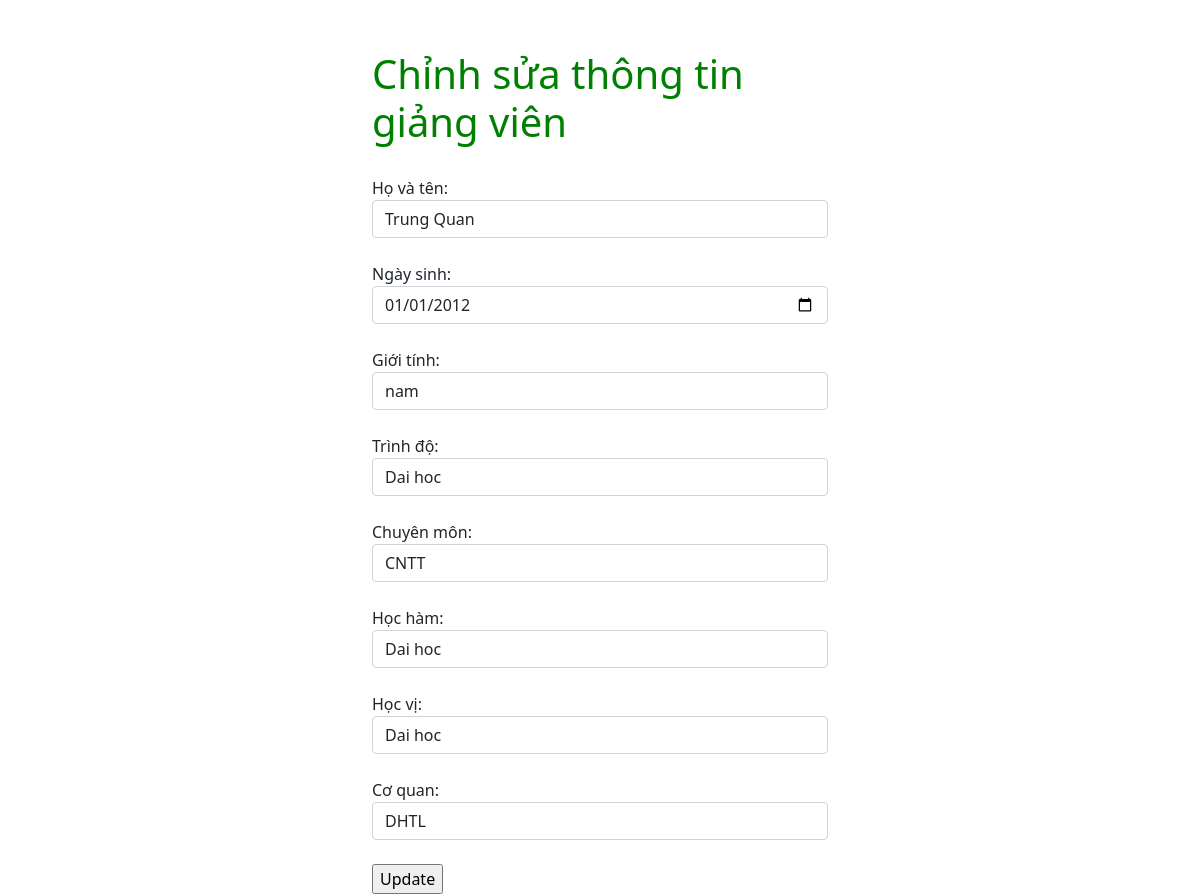
Page /index.php?act=edit&magv=1 on the committed database.
### tables this page shows
CREATE TABLE `giangvien` (
  `magv` int(11) NOT NULL,
  `hovaten` varchar(255) DEFAULT NULL,
  `ngaysinh` date DEFAULT NULL,
  `gioitinh` varchar(10) DEFAULT NULL,
  `trinhdo` varchar(255) DEFAULT NULL,
  `chuyenmon` varchar(255) DEFAULT NULL,
  `hocham` varchar(255) DEFAULT NULL,
  `hocvi` varchar(255) DEFAULT NULL,
  `coquan` varchar(255) DEFAULT NULL
);

### controller/controller.php (called while the page is built, shortened)
<?php
    require_once 'model/model.php';
    class controller{
        public function edit() {
            $magv = $_GET['magv'];
            $giangvienModel = new model();
            $giangvien = $giangvienModel->getgiangvienById($magv);
            require_once 'view/GiangVien/edit.php';
        }
    }
?>

### index.php (called while the page is built, shortened)
<?php
    require_once "controller/controller.php";
    $object = new controller();
    $object->$action();
?>

### model/model.php (called while the page is built, shortened)
<?php
class model {
    public function getgiangvienById($magv = null) {
        $connection = $this->connectDb();
        $querySelect = "SELECT * FROM giangvien WHERE magv=$magv";
        $results = mysqli_query($connection, $querySelect);
        $giangvien = [];
        if (mysqli_num_rows($results) > 0) {
            $giangviens = mysqli_fetch_all($results, MYSQLI_ASSOC);
            $giangvien = $giangviens[0];
        }
        return $giangvien;
    }
    public function connectDb() {
        $connection = mysqli_connect(DB_HOST,
            DB_USERNAME, DB_PASSWORD, DB_NAME);
        return $connection;
    }
}

### view/Giangvien/edit.php (the view, shortened to what this page needs)
<?php
    require "header.php";
?>
<div style = "width:40%" class="container">
    <h1 style="display: flex;align-items: center;justify-content: center;margin-bottom:30px;margin-top:50px;color:green">Chỉnh sửa thông tin giảng viên</h1>
<form action="" method="post">
Họ và tên:
    <input class="form-control" type="text"
           name="hovaten"
           value="<?php
           echo isset($_POST['hovaten']) ? $_POST['hovaten'] : $giangvien['hovaten']?>"
    />
    <br />
    Ngày sinh:
    <input class="form-control" type="date"
           name="ngaysinh"
           value="<?php
           echo isset($_POST['ngaysinh']) ? $_POST['ngaysinh'] : $giangvien['ngaysinh']?>"
    />
    <br />
    Giới tính:
    <input class="form-control" type="text"
           name="gioitinh"
           value="<?php
           echo isset($_POST['gioitinh']) ? $_POST['gioitinh'] : $giangvien['gioitinh']?>"
    />
    <br />
    Trình độ:
    <input class="form-control" type="text"
           name="trinhdo"
           value="<?php
           echo isset($_POST['trinhdo']) ? $_POST['trinhdo'] : $giangvien['trinhdo']?>"
    />
    <br />
    Chuyên môn:
    <input class="form-control" type="text"
           name="chuyenmon"
           value="<?php
           echo isset($_POST['chuyenmon']) ? $_POST['chuyenmon'] : $giangvien['chuyenmon']?>"
    />
    <br />
    Học hàm:
    <input class="form-control" type="text"
           name="hocham"
           value="<?php
           echo isset($_POST['hocham']) ? $_POST['hocham'] : $giangvien['hocham']?>"
    />
    <br />
    Học vị:
    <input class="form-control" type="text"
           name="hocvi"
           value="<?php
           echo isset($_POST['hocvi']) ? $_POST['hocvi'] : $giangvien['hocvi']?>"
    />
    <br />
    Cơ quan:
    <input class="form-control" type="text"
           name="coquan"
           value="<?php
           echo isset($_POST['coquan']) ? $_POST['coquan'] : $giangvien['coquan']?>"
    />
    <br />
    <input type="submit" name="submit" value="Update" />
</form>
</div>

### rows in the picture
giangvien: hovaten "Trung Quan", ngaysinh "01/01/2012", gioitinh "nam", trinhdo "Dai hoc", chuyenmon "CNTT", hocham "Dai hoc", hocvi "Dai hoc", coquan "DHTL"
